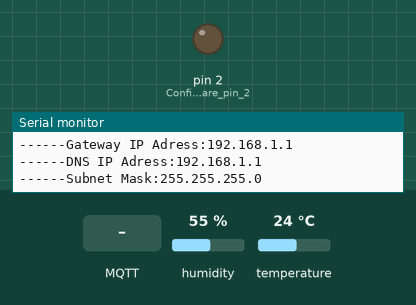
Simulated run of this program. Board: Arduino Nano, built with avr-gcc and run on an emulated ATmega328P. Parts: output pins drawn as LEDs (lit = HIGH), the last lines printed to the serial monitor. The inputs (shaded band) are chosen by the test bench; at power-on: humidity 55 %, temperature 24 °C. WiFi joins after 1.5 s; servers stay silent unless stated; no MQTT or app messages arrive unless stated.

Above: at 2.8 s.
2.9 s: MQTT message "1" arrives on the first subscribed topic
At 7.3 s:
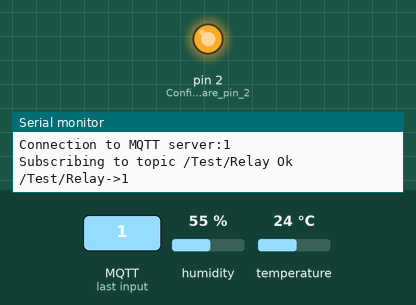
8.2 s: MQTT message "0" arrives on the first subscribed topic
At 9.1 s:
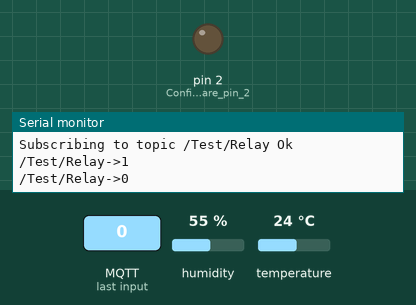
9.7 s: MQTT message "2" arrives on the first subscribed topic
At 10.2 s:
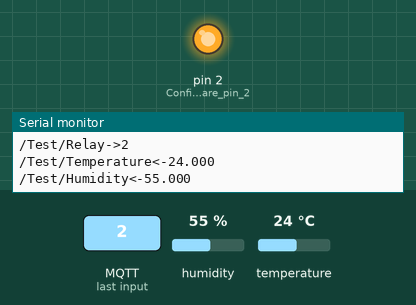
Timing chart, 0 to 12.7 s (numbered marks = the images above; inputs shaded):
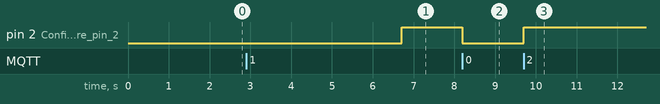

The program:

main.cpp
```cpp
#include <Arduino.h>
#include "Modules/Ethernet/OpenHouseNet.h"
#include "Modules/Mqtt/OpenHouseMqtt.h"
#include <DHT.h>

byte ethernetMac[6] = {0x5A,0x12,0xF0,0xAF,0xAD,0x71}; // Mac Adress
char MqttServerAdress[] = "192.168.1.14"; // Mqtt ip adress
char MqttClientId[] = "Test"; // MQTT Client ID
int MqttServerPort = 1883; // MQTT Server Port

DHT dht(3, 22); // Create DHT Sersor object
OHMqttSender HumiditySender((char*)"/Test/Humidity"); // Create MQTT Sender Object
OHMqttSender TemperatureSender((char*)"/Test/Temperature"); // Create MQTT Sender Object

void RelayFunc(char *message){digitalWrite(2,atoi(message));} // Create Relay Switch Function
OHMqttHandler Relay((char*)"/Test/Relay",&RelayFunc); // Create MQTT Handler

void setup()
{
    Serial.begin(9600); //Begining Arduino Serial Interface
    dht.begin(); //Begining DHT sensor
    pinMode(2, OUTPUT); //Configure Hardware pin 2 to OUTPUT
    OHMqtt.Begin(MqttServerAdress, &MqttServerPort, MqttClientId); //Begining MQTT
    OHNet.Begin(ethernetMac); //Begining Ethernet
}

unsigned long int millissss = 0; //Create Timer property
float Temperature; //Create Temperature property
float Humidity;//Create Humidity property

void loop()
{
    OHNet.Loop(); // Call Ethernet loop function
    OHMqtt.Loop(); // Call MQTT loop function

    if (millis() - millissss >= 5000)
    {
        Temperature = dht.readTemperature(); //Read temperature from DHT sensor
        Humidity = dht.readHumidity(); //Read Humidity from DHT Sensor
        char buf[20];
        dtostrf(Temperature, 3, 3, buf); // Float-> Char
        TemperatureSender.send(buf); // Send Temperature
        dtostrf(Humidity, 3, 3, buf); // Float-> Char
        HumiditySender.send(buf); //Send Humidity
        millissss = millis();
    }
    else if (millis() - millissss < 0)
    {
        millissss = millis();
    }
}
```

OpenHouseNet.cpp
```cpp
#include "OpenHouseNet.h"
OHNetClass OHNet = OHNetClass();

void OHNetClass::Loop()
{
    if (OHNetClass::ethernetShieldChip != 0)
    {
        switch (Ethernet.maintain())
        {
        case 1:
            Serial.println("Ethernet:DHCP filed");
        case 2:
            Serial.println("Ethernet:DHCP lease error");
            OHNetClass::PrintIpStatus();
        case 3:
            Serial.println("Ethernet:Rebind DHCP filed");
        case 4:
            Serial.println("Ethernet:Ip status updated");
            OHNetClass::PrintIpStatus();
        default:
            break;
        }
    }
}

void OHNetClass::PrintHardwareStatus()
{
    OHNetClass::GetHardWareSetting();
    Serial.println("---Hardware status:");
    if (OHNetClass::ethernetShieldChip != 0)
    {
        Serial.print("------Chip:W");
        Serial.println(OHNetClass::ethernetShieldChip);

        Serial.print("------MAC");
        for (int i = 0; i < 6; i++)
        {
            Serial.print(":");
            Serial.print(OHNetClass::deviceMacAdress[i], HEX);
        }
        Serial.println();
    }
    else
        Serial.println("------No Ethernet chip found");
}
void OHNetClass::PrintIpStatus()
{
    OHNetClass::GetIpSetting();
    Serial.println("---IP status");
    Serial.print("------Device IP Adress:");
    Serial.println(OHNetClass::deviceIpArdess);
    Serial.print("------Gateway IP Adress:");
    Serial.println(OHNetClass::deviceGatewayIpAdress);
    Serial.print("------DNS IP Adress:");
    Serial.println(OHNetClass::deviceDnsIpAdress);
    Serial.print("------Subnet Mask:");
    Serial.println(OHNetClass::deviceSubnetIpAdress);
}
void OHNetClass::PrintStatus()
{
    OHNetClass::PrintHardwareStatus();
    OHNetClass::PrintIpStatus();
}

void OHNetClass::Begin(byte *mac)
{
    Ethernet.init(8);
    OHNetClass::deviceMacAdress = mac;
    Serial.println("Network");
    Serial.println("Start configuring ethernet using DHCP");
    OHNetClass::isIpGet = Ethernet.begin(mac);
    OHNetClass::PrintStatus();
}

void OHNetClass::Begin(byte *mac, byte *ip, byte *subnet, byte *dns, byte *gateway)
{
    OHNetClass::deviceMacAdress = mac;
    Serial.println("Network");
    Serial.println("Start configuring ethernet using static IP settings");
    Ethernet.begin(mac, ip, dns, gateway, subnet);
    OHNetClass::PrintStatus();
}

void OHNetClass::GetHardWareSetting()
{
    if (Ethernet.hardwareStatus() == EthernetW5100)
        OHNetClass::ethernetShieldChip = 5100;
    else if (Ethernet.hardwareStatus() == EthernetW5200)
        OHNetClass::ethernetShieldChip = 5200;
    else if (Ethernet.hardwareStatus() == EthernetW5500)
        OHNetClass::ethernetShieldChip = 5500;
    else if (Ethernet.hardwareStatus() == EthernetNoHardware)
        OHNetClass::ethernetShieldChip = 0;

    if (Ethernet.linkStatus() == LinkON)
        OHNetClass::ethernetLinkStatus = 1; //check link
    else if (Ethernet.linkStatus() == LinkOFF)
        OHNetClass::ethernetLinkStatus = 0; //check link
    else if (Ethernet.linkStatus() == Unknown)
        OHNetClass::ethernetLinkStatus = 2; //check link
}
void OHNetClass::GetIpSetting()
{
    OHNetClass::deviceIpArdess = Ethernet.localIP();          //Ip Adress
    OHNetClass::deviceDnsIpAdress = Ethernet.dnsServerIP();   //DNS IP Adress
    OHNetClass::deviceSubnetIpAdress = Ethernet.subnetMask(); //Subnet mask
    OHNetClass::deviceGatewayIpAdress = Ethernet.gatewayIP(); //GateWay IP Adress
}
```

OpenHouseNet.h
```cpp
#pragma once
#include <Arduino.h>
#include <Ethernet.h>

class OHNetClass
{
private:
    //Ethernet config
    byte *deviceMacAdress;
    IPAddress deviceIpArdess;
    IPAddress deviceSubnetIpAdress;
    IPAddress deviceDnsIpAdress;
    IPAddress deviceGatewayIpAdress;
    //
    bool isIpStatic; //if ip sets static
    bool isIpGet;    //unused if ip adress is static
    //
    unsigned short int ethernetShieldChip;
    unsigned short int ethernetLinkStatus;
    //
    void GetIpSetting();
    void GetHardWareSetting();
    //
    void PrintHardwareStatus();
    void PrintIpStatus();
    void PrintStatus();

public:
    void Begin(byte *mac);
    void Begin(byte *mac, byte *ip, byte *subnet, byte *dns, byte *gateway);
    //
    void Loop();

};
extern OHNetClass OHNet;
```

OpenHouseMqtt.cpp
```cpp
#include "OpenHouseMqtt.h"
OHMqttClass OHMqtt=OHMqttClass();
OHMqttHandler *Handlers[OHMqttHandlersCount];
int HandlersCount = 0;

void OHMqttClass::Reconnect(){
    static unsigned long int lastTry=millis();
    if(millis()-lastTry>=mqttReconnectionTime*1000){
        if(OHMqttClass::Mqtt.connected()==0){
            Serial.print("Connection to MQTT server:");
            Serial.println(OHMqttClass::Mqtt.connect(mqttClientId));
            lastTry=millis();
            for (uint8_t i=0; i < HandlersCount; i++){
                Serial.print("Subscribing to topic ");
                Serial.print(Handlers[i]->topic);
                Subscribe(Handlers[i]->topic);
                Serial.println(" Ok");
            }
        }
    }
}
void OHMqttClass::CallbackFunc(char* topic, byte* payload, unsigned int length){
    char buffer[200]="";
    for (uint8_t i=0; i < length; i++){
        buffer[i]=(char)payload[i];
    }
    Serial.print(topic);
    Serial.print("->");
    Serial.println(buffer);
    for (uint8_t i=0; i < HandlersCount;i++){
        if(strcmp(topic,Handlers[i]->topic)==0){
            Handlers[i]->func(buffer);
        }
    }
}
void OHMqttClass::Begin(char *server, int *port, char *id, unsigned int retryTime){
    OHMqttClass::mqttPort=port;
    OHMqttClass::mqttServer=server;
    OHMqttClass::mqttClientId=id;
    OHMqttClass::mqttReconnectionTime=retryTime;
    OHMqttClass::Mqtt.setClient(MqttClient);
    OHMqttClass::Mqtt.setServer(mqttServer,*mqttPort);
    OHMqttClass::Mqtt.setCallback(&CallbackFunc);
}

void OHMqttClass::Loop(){
    OHMqttClass::Mqtt.loop();
    OHMqttClass::Reconnect();
}
void OHMqttClass::Publish(char *topic, char *message){
    OHMqttClass::Mqtt.publish(topic,message);
}
void OHMqttClass::Subscribe(char *topic){
    OHMqttClass::Mqtt.subscribe(topic);
}

OHMqttSender::OHMqttSender(char *Topic){
    OHMqttSender::topic=Topic;
}
void OHMqttSender::send(char *message){
    Serial.print(topic);
    Serial.print("<-");
    Serial.println(message);
    OHMqtt.Publish(topic,message);
}

OHMqttHandler::OHMqttHandler(char *Topic, void (*Func)(char* message)){
    Handlers[HandlersCount]=this;
    HandlersCount++;
    topic=Topic;
    func=Func;
}
```

OpenHouseMqtt.h
```cpp
#pragma once
#include <Arduino.h>
#include "../Ethernet/OpenHouseNet.h"
#include <PubSubClient.h>
#ifndef OHMqttHandlersCount
#define OHMqttHandlersCount 10
#endif

class OHMqttSender //Sender Class
{
    private:
        char* topic; // Topic
    public:
        OHMqttSender(char *Topic); // Class Constructor
        void send(char *message); //Send func

};
class OHMqttHandler //Handler Class
{
    public:
        OHMqttHandler(char *Topic, void (*Func)(char *message)); //Class Constructor
        void (*func)(char *mesage); // Function, called message recived from it's topic
        char *topic; //Topic to subscribe
};

class OHMqttClass{
    private:
        static void CallbackFunc(char* topic, byte* payload, unsigned int length); //Callback func
        char *mqttClientId;
        int *mqttPort;
        char *mqttServer;
        unsigned int mqttReconnectionTime;
        EthernetClient MqttClient;
        PubSubClient Mqtt;
        void Reconnect();


    public:
        void Begin(char *server, int *port, char *id, unsigned int retryTime=5);
        void Loop();
        void Publish(char *topic, char *message);
        void Subscribe(char *topic);
};
extern OHMqttClass OHMqtt;
```

Measured:
- after the input at 2.9 s, pin 2 (Configure_Hardware_pin_2): LOW → HIGH after 3.8 s
- after the input at 8.2 s, pin 2 (Configure_Hardware_pin_2): HIGH → LOW at once
- after the input at 9.7 s, pin 2 (Configure_Hardware_pin_2): LOW → HIGH at once
